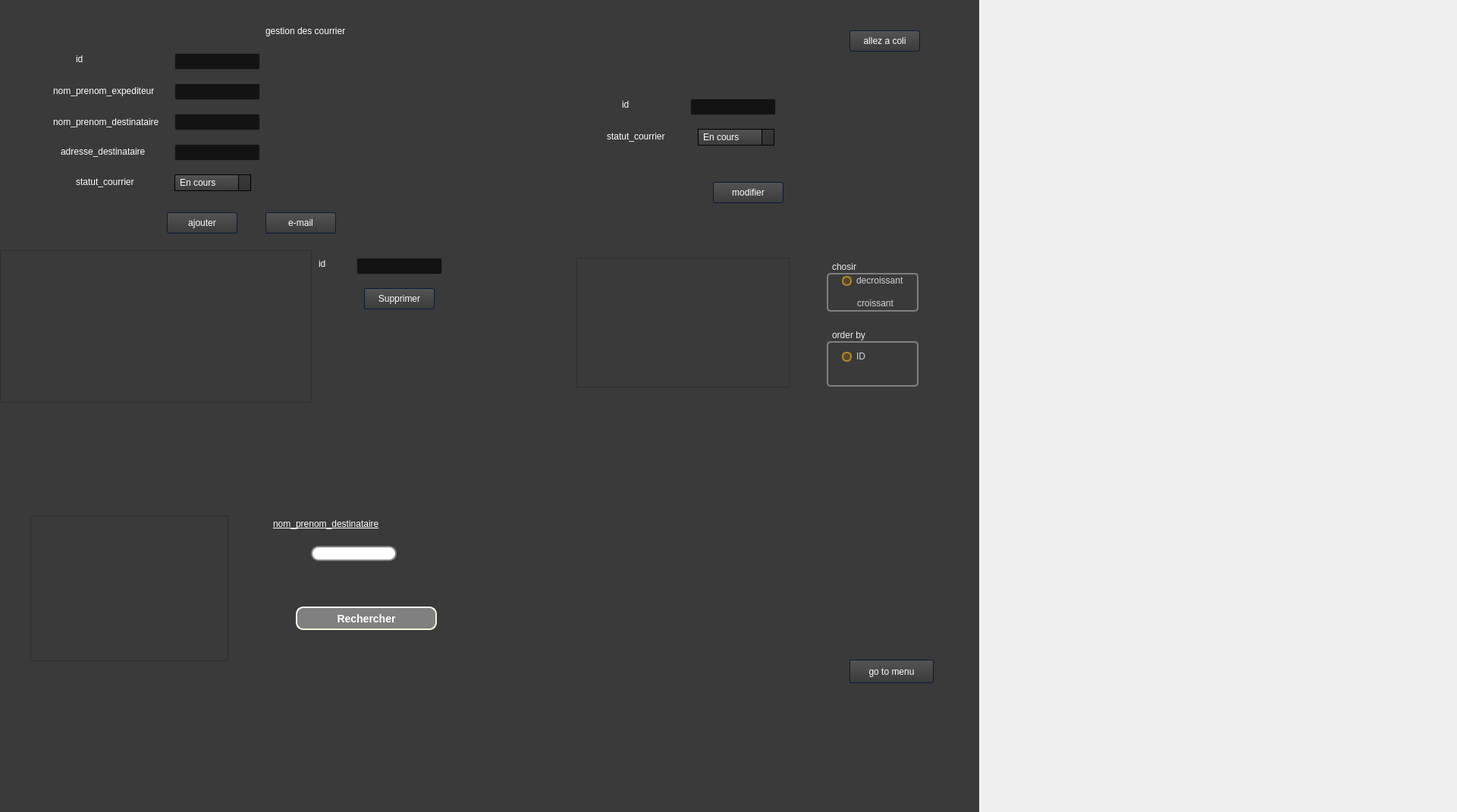
<?xml version="1.0" encoding="UTF-8"?>
<ui version="4.0">
 <class>mourad</class>
 <widget class="QDialog" name="mourad">
  <property name="geometry">
   <rect>
    <x>0</x>
    <y>0</y>
    <width>1921</width>
    <height>1071</height>
   </rect>
  </property>
  <property name="windowTitle">
   <string>Dialog</string>
  </property>
  <widget class="QStackedWidget" name="stackedWidget">
   <property name="geometry">
    <rect>
     <x>0</x>
     <y>0</y>
     <width>1291</width>
     <height>1071</height>
    </rect>
   </property>
   <property name="styleSheet">
    <string notr="true">/*-----QWidget-----*/
QWidget
{
	background-color: #3a3a3a;
	color: #fff;
	selection-background-color: #b78620;
	selection-color: #000;

}


/*-----QLabel-----*/
QLabel
{
	background-color: transparent;
	color: #fff;

}


/*-----QMenuBar-----*/
QMenuBar 
{
	background-color: qlineargradient(spread:repeat, x1:1, y1:0, x2:1, y2:1, stop:0 rgba(57, 57, 57, 255),stop:1 rgba(50, 50, 50, 255));
	border: 1px solid #000;
	color: #fff;

}


QMenuBar::item 
{
	background-color: transparent;

}


QMenuBar::item:selected 
{
	background-color: rgba(183, 134, 32, 20%);
	border: 1px solid #b78620;
	color: #fff;

}


QMenuBar::item:pressed 
{
	background-color: rgb(183, 134, 32);
	border: 1px solid #b78620;
	color: #fff;

}


/*-----QMenu-----*/
QMenu
{
    background-color: qlineargradient(spread:repeat, x1:1, y1:0, x2:1, y2:1, stop:0 rgba(57, 57, 57, 255),stop:1 rgba(50, 50, 50, 255));
    border: 1px solid #222;
    padding: 4px;
	color: #fff;

}


QMenu::item
{
    background-color: transparent;
    padding: 2px 20px 2px 20px;

}


QMenu::separator
{
   	background-color: rgb(183, 134, 32);
	height: 1px;

}


QMenu::item:disabled
{
    color: #555;
    background-color: transparent;
    padding: 2px 20px 2px 20px;

}


QMenu::item:selected
{
	background-color: rgba(183, 134, 32, 20%);
	border: 1px solid #b78620;
	color: #fff;

}


/*-----QToolBar-----*/
QToolBar
{
	background-color: qlineargradient(spread:repeat, x1:1, y1:0, x2:1, y2:1, stop:0 rgba(69, 69, 69, 255),stop:1 rgba(58, 58, 58, 255));
	border-top: none;
	border-bottom: 1px solid #4f4f4f;
	border-left: 1px solid #4f4f4f;
	border-right: 1px solid #4f4f4f;

}


QToolBar::separator
{
	background-color: #2e2e2e;
	width: 1px;

}


/*-----QToolButton-----*/
QToolButton 
{
	background-color: transparent;
	color: #fff;
	padding: 5px;
	padding-left: 8px;
	padding-right: 8px;
	margin-left: 1px;
}


QToolButton:hover
{
	background-color: rgba(183, 134, 32, 20%);
	border: 1px solid #b78620;
	color: #fff;
	
}


QToolButton:pressed
{
	background-color: qlineargradient(spread:repeat, x1:1, y1:0, x2:1, y2:1, stop:0 rgba(57, 57, 57, 255),stop:1 rgba(50, 50, 50, 255));
	border: 1px solid #b78620;

}


QToolButton:checked
{
	background-color: qlineargradient(spread:repeat, x1:1, y1:0, x2:1, y2:1, stop:0 rgba(57, 57, 57, 255),stop:1 rgba(50, 50, 50, 255));
	border: 1px solid #222;
}


/*-----QPushButton-----*/
QPushButton
{
	background-color: qlineargradient(spread:repeat, x1:1, y1:0, x2:1, y2:1, stop:0 rgba(84, 84, 84, 255),stop:1 rgba(59, 59, 59, 255));
	color: #ffffff;
	min-width: 80px;
	border-style: solid;
	border-width: 1px;
	border-radius: 3px;
	border-color: #051a39;
	padding: 5px;

}


QPushButton::flat
{
	background-color: transparent;
	border: none;
	color: #fff;

}


QPushButton::disabled
{
	background-color: #404040;
	color: #656565;
	border-color: #051a39;

}


QPushButton::hover
{
	background-color: rgba(183, 134, 32, 20%);
	border: 1px solid #b78620;

}


QPushButton::pressed
{
	background-color: qlineargradient(spread:repeat, x1:1, y1:0, x2:1, y2:1, stop:0 rgba(74, 74, 74, 255),stop:1 rgba(49, 49, 49, 255));
	border: 1px solid #b78620;

}


QPushButton::checked
{
	background-color: qlineargradient(spread:repeat, x1:1, y1:0, x2:1, y2:1, stop:0 rgba(74, 74, 74, 255),stop:1 rgba(49, 49, 49, 255));
	border: 1px solid #222;

}


/*-----QLineEdit-----*/
QLineEdit
{
	background-color: #131313;
	color : #eee;
	border: 1px solid #343434;
	border-radius: 2px;
	padding: 3px;
	padding-left: 5px;

}


/*-----QPlainTExtEdit-----*/
QPlainTextEdit
{
	background-color: #131313;
	color : #eee;
	border: 1px solid #343434;
	border-radius: 2px;
	padding: 3px;
	padding-left: 5px;

}


/*-----QTabBar-----*/
QTabBar::tab
{
	background-color: qlineargradient(spread:repeat, x1:1, y1:0, x2:1, y2:1, stop:0 rgba(84, 84, 84, 255),stop:1 rgba(59, 59, 59, 255));
	color: #ffffff;
	border-style: solid;
	border-width: 1px;
	border-color: #666;
	border-bottom: none;
	padding: 5px;
	padding-left: 15px;
	padding-right: 15px;

}


QTabWidget::pane 
{
	background-color: red;
	border: 1px solid #666;
	top: 1px;

}


QTabBar::tab:last
{
	margin-right: 0; 

}


QTabBar::tab:first:!selected
{
	background-color: #0c0c0d;
	margin-left: 0px;

}


QTabBar::tab:!selected
{
	color: #b1b1b1;
	border-bottom-style: solid;
	background-color: #0c0c0d;

}


QTabBar::tab:selected
{
	margin-bottom: 0px;

}


QTabBar::tab:!selected:hover
{
	border-top-color: #b78620;

}


/*-----QComboBox-----*/
QComboBox
{
    background-color: qlineargradient(spread:repeat, x1:1, y1:0, x2:1, y2:1, stop:0 rgba(84, 84, 84, 255),stop:1 rgba(59, 59, 59, 255));
    border: 1px solid #000;
    padding-left: 6px;
    color: #ffffff;
    height: 20px;

}


QComboBox::disabled
{
	background-color: #404040;
	color: #656565;
	border-color: #051a39;

}


QComboBox:on
{
    background-color: #b78620;
	color: #000;

}


QComboBox QAbstractItemView
{
    background-color: #383838;
    color: #ffffff;
    border: 1px solid black;
    selection-background-color: #b78620;
    outline: 0;

}


QComboBox::drop-down
{
	background-color: qlineargradient(spread:repeat, x1:1, y1:0, x2:1, y2:1, stop:0 rgba(57, 57, 57, 255),stop:1 rgba(50, 50, 50, 255));
    subcontrol-origin: padding;
    subcontrol-position: top right;
    width: 15px;
    border-left-width: 1px;
    border-left-color: black;
    border-left-style: solid; 

}


QComboBox::down-arrow
{
    image: url(://arrow-down.png);
    width: 8px;
    height: 8px;
}


/*-----QSpinBox &amp; QDateTimeEdit-----*/
QSpinBox,
QDateTimeEdit 
{
    background-color: #131313;
	color : #eee;
	border: 1px solid #343434;
	padding: 3px;
	padding-left: 5px;
    border-radius : 2px;

}


QSpinBox::up-button, 
QDateTimeEdit::up-button
{
	border-top-right-radius:2px;
	background-color: #777777;
    width: 16px; 
    border-width: 1px;

}


QSpinBox::up-button:hover, 
QDateTimeEdit::up-button:hover
{
	background-color: #585858;

}


QSpinBox::up-button:pressed, 
QDateTimeEdit::up-button:pressed
{
	background-color: #252525;
    width: 16px; 
    border-width: 1px;

}


QSpinBox::up-arrow,
QDateTimeEdit::up-arrow
{
    image: url(://arrow-up.png);
    width: 7px;
    height: 7px;

}


QSpinBox::down-button, 
QDateTimeEdit::down-button
{
	border-bottom-right-radius:2px;
	background-color: #777777;
    width: 16px; 
    border-width: 1px;

}


QSpinBox::down-button:hover, 
QDateTimeEdit::down-button:hover
{
	background-color: #585858;

}


QSpinBox::down-button:pressed, 
QDateTimeEdit::down-button:pressed
{
	background-color: #252525;
    width: 16px; 
    border-width: 1px;

}


QSpinBox::down-arrow,
QDateTimeEdit::down-arrow
{
    image: url(://arrow-down.png);
    width: 7px;
    height: 7px;

}


/*-----QGroupBox-----*/
QGroupBox 
{
    border: 1px solid;
    border-color: #666666;
	border-radius: 5px;
    margin-top: 20px;

}


QGroupBox::title  
{
    background-color: transparent;
    color: #eee;
    subcontrol-origin: margin;
    padding: 5px;
	border-top-left-radius: 3px;
	border-top-right-radius: 3px;

}


/*-----QHeaderView-----*/
QHeaderView::section
{
    background-color: qlineargradient(spread:repeat, x1:1, y1:0, x2:1, y2:1, stop:0 rgba(60, 60, 60, 255),stop:1 rgba(50, 50, 50, 255));
	border: 1px solid #000;
    color: #fff;
    text-align: left;
	padding: 4px;
	
}


QHeaderView::section:disabled
{
    background-color: #525251;
    color: #656565;

}


QHeaderView::section:checked
{
    background-color: qlineargradient(spread:repeat, x1:1, y1:0, x2:1, y2:1, stop:0 rgba(60, 60, 60, 255),stop:1 rgba(50, 50, 50, 255));
    color: #fff;

}


QHeaderView::section::vertical::first,
QHeaderView::section::vertical::only-one
{
    border-top: 1px solid #353635;

}


QHeaderView::section::vertical
{
    border-top: 1px solid #353635;

}


QHeaderView::section::horizontal::first,
QHeaderView::section::horizontal::only-one
{
    border-left: 1px solid #353635;

}


QHeaderView::section::horizontal
{
    border-left: 1px solid #353635;

}


QTableCornerButton::section
{
    background-color: qlineargradient(spread:repeat, x1:1, y1:0, x2:1, y2:1, stop:0 rgba(60, 60, 60, 255),stop:1 rgba(50, 50, 50, 255));
	border: 1px solid #000;
    color: #fff;

}


/*-----QTreeWidget-----*/
QTreeView
{
	show-decoration-selected: 1;
	alternate-background-color: #3a3a3a;
	selection-color: #fff;
	background-color: #2d2d2d;
	border: 1px solid gray;
	padding-top : 5px;
	color: #fff;
	font: 8pt;

}


QTreeView::item:selected
{
	color:#fff;
	background-color: #b78620;
	border-radius: 0px;

}


QTreeView::item:!selected:hover
{
    background-color: #262626;
    border: none;
    color: white;

}


QTreeView::branch:has-children:!has-siblings:closed,
QTreeView::branch:closed:has-children:has-siblings 
{
	image: url(://tree-closed.png);

}


QTreeView::branch:open:has-children:!has-siblings,
QTreeView::branch:open:has-children:has-siblings  
{
	image: url(://tree-open.png);

}


/*-----QListView-----*/
QListView 
{
	background-color: qlineargradient(spread:repeat, x1:1, y1:0, x2:1, y2:1, stop:0 rgba(83, 83, 83, 255),stop:0.293269 rgba(81, 81, 81, 255),stop:0.634615 rgba(79, 79, 79, 255),stop:1 rgba(83, 83, 83, 255));
    border : none;
    color: white;
    show-decoration-selected: 1; 
    outline: 0;
	border: 1px solid gray;

}


QListView::disabled 
{
	background-color: #656565;
	color: #1b1b1b;
    border: 1px solid #656565;

}


QListView::item 
{
	background-color: #2d2d2d;
    padding: 1px;

}


QListView::item:alternate 
{
    background-color: #3a3a3a;

}


QListView::item:selected 
{
	background-color: #b78620;
	border: 1px solid #b78620;
	color: #fff;

}


QListView::item:selected:!active 
{
	background-color: #b78620;
	border: 1px solid #b78620;
	color: #fff;

}


QListView::item:selected:active 
{
	background-color: #b78620;
	border: 1px solid #b78620;
	color: #fff;

}


QListView::item:hover {
    background-color: #262626;
    border: none;
    color: white;

}


/*-----QCheckBox-----*/
QCheckBox
{
	background-color: transparent;
    color: lightgray;
	border: none;

}


QCheckBox::indicator
{
    background-color: #323232;
    border: 1px solid darkgray;
    width: 12px;
    height: 12px;

}


QCheckBox::indicator:checked
{
    image:url(&quot;./ressources/check.png&quot;);
	background-color: #b78620;
    border: 1px solid #3a546e;

}


QCheckBox::indicator:unchecked:hover
{
	border: 1px solid #b78620; 

}


QCheckBox::disabled
{
	color: #656565;

}


QCheckBox::indicator:disabled
{
	background-color: #656565;
	color: #656565;
    border: 1px solid #656565;

}


/*-----QRadioButton-----*/
QRadioButton 
{
	color: lightgray;
	background-color: transparent;

}


QRadioButton::indicator::unchecked:hover 
{
	background-color: lightgray;
	border: 2px solid #b78620;
	border-radius: 6px;
}


QRadioButton::indicator::checked 
{
	border: 2px solid #b78620;
	border-radius: 6px;
	background-color: rgba(183,134,32,20%);  
	width: 9px; 
	height: 9px; 

}


/*-----QSlider-----*/
QSlider::groove:horizontal 
{
	background-color: transparent;
	height: 3px;

}


QSlider::sub-page:horizontal 
{
	background-color: #b78620;

}


QSlider::add-page:horizontal 
{
	background-color: #131313;

}


QSlider::handle:horizontal 
{
	background-color: #b78620;
	width: 14px;
	margin-top: -6px;
	margin-bottom: -6px;
	border-radius: 6px;

}


QSlider::handle:horizontal:hover 
{
	background-color: #d89e25;
	border-radius: 6px;

}


QSlider::sub-page:horizontal:disabled 
{
	background-color: #bbb;
	border-color: #999;

}


QSlider::add-page:horizontal:disabled 
{
	background-color: #eee;
	border-color: #999;

}


QSlider::handle:horizontal:disabled 
{
	background-color: #eee;
	border: 1px solid #aaa;
	border-radius: 3px;

}


/*-----QScrollBar-----*/
QScrollBar:horizontal
{
    border: 1px solid #222222;
    background-color: #3d3d3d;
    height: 15px;
    margin: 0px 16px 0 16px;

}


QScrollBar::handle:horizontal
{
	background-color: qlineargradient(spread:repeat, x1:1, y1:0, x2:1, y2:1, stop:0 rgba(97, 97, 97, 255),stop:1 rgba(90, 90, 90, 255));
	border: 1px solid #2d2d2d;
    min-height: 20px;

}


QScrollBar::add-line:horizontal
{
	background-color: qlineargradient(spread:repeat, x1:1, y1:0, x2:1, y2:1, stop:0 rgba(97, 97, 97, 255),stop:1 rgba(90, 90, 90, 255));
	border: 1px solid #2d2d2d;
    width: 15px;
    subcontrol-position: right;
    subcontrol-origin: margin;

}


QScrollBar::sub-line:horizontal
{
	background-color: qlineargradient(spread:repeat, x1:1, y1:0, x2:1, y2:1, stop:0 rgba(97, 97, 97, 255),stop:1 rgba(90, 90, 90, 255));
	border: 1px solid #2d2d2d;
    width: 15px;
    subcontrol-position: left;
    subcontrol-origin: margin;

}


QScrollBar::right-arrow:horizontal
{
    image: url(://arrow-right.png);
    width: 6px;
    height: 6px;

}


QScrollBar::left-arrow:horizontal
{
    image: url(://arrow-left.png);
    width: 6px;
    height: 6px;

}


QScrollBar::add-page:horizontal, QScrollBar::sub-page:horizontal
{
    background: none;

}


QScrollBar:vertical
{
    background-color: #3d3d3d;
    width: 16px;
	border: 1px solid #2d2d2d;
    margin: 16px 0px 16px 0px;

}


QScrollBar::handle:vertical
{
    background-color: qlineargradient(spread:repeat, x1:1, y1:0, x2:1, y2:1, stop:0 rgba(97, 97, 97, 255),stop:1 rgba(90, 90, 90, 255));
	border: 1px solid #2d2d2d;
    min-height: 20px;

}


QScrollBar::add-line:vertical
{
	background-color: qlineargradient(spread:repeat, x1:1, y1:0, x2:1, y2:1, stop:0 rgba(97, 97, 97, 255),stop:1 rgba(90, 90, 90, 255));
	border: 1px solid #2d2d2d;
    height: 15px;
    subcontrol-position: bottom;
    subcontrol-origin: margin;

}


QScrollBar::sub-line:vertical
{
	background-color: qlineargradient(spread:repeat, x1:1, y1:0, x2:1, y2:1, stop:0 rgba(97, 97, 97, 255),stop:1 rgba(90, 90, 90, 255));
	border: 1px solid #2d2d2d;
    height: 15px;
    subcontrol-position: top;
    subcontrol-origin: margin;

}


QScrollBar::up-arrow:vertical
{
    image: url(://arrow-up.png);
    width: 6px;
    height: 6px;

}


QScrollBar::down-arrow:vertical
{
    image: url(://arrow-down.png);
    width: 6px;
    height: 6px;

}


QScrollBar::add-page:vertical, QScrollBar::sub-page:vertical
{
    background: none;

}


/*-----QProgressBar-----*/
QProgressBar
{
    border: 1px solid #666666;
    text-align: center;
	color: #000;
	font-weight: bold;

}


QProgressBar::chunk
{
    background-color: #b78620;
    width: 30px;
    margin: 0.5px;

}</string>
   </property>
   <property name="currentIndex">
    <number>1</number>
   </property>
   <widget class="QWidget" name="page">
    <widget class="QPushButton" name="pushButton">
     <property name="geometry">
      <rect>
       <x>460</x>
       <y>100</y>
       <width>311</width>
       <height>111</height>
      </rect>
     </property>
     <property name="text">
      <string>gestion des courrier</string>
     </property>
    </widget>
    <widget class="QLabel" name="label">
     <property name="geometry">
      <rect>
       <x>290</x>
       <y>50</y>
       <width>91</width>
       <height>16</height>
      </rect>
     </property>
     <property name="text">
      <string>menu </string>
     </property>
    </widget>
    <widget class="QPushButton" name="pushButton_2">
     <property name="geometry">
      <rect>
       <x>460</x>
       <y>220</y>
       <width>311</width>
       <height>101</height>
      </rect>
     </property>
     <property name="text">
      <string>gestion des collis</string>
     </property>
    </widget>
   </widget>
   <widget class="QWidget" name="page_2">
    <widget class="QPushButton" name="pushButton_3">
     <property name="geometry">
      <rect>
       <x>1120</x>
       <y>870</y>
       <width>111</width>
       <height>31</height>
      </rect>
     </property>
     <property name="text">
      <string>go to menu</string>
     </property>
    </widget>
    <widget class="QLabel" name="label_2">
     <property name="geometry">
      <rect>
       <x>350</x>
       <y>30</y>
       <width>121</width>
       <height>21</height>
      </rect>
     </property>
     <property name="text">
      <string>gestion des courrier </string>
     </property>
    </widget>
    <widget class="QLabel" name="label_4">
     <property name="geometry">
      <rect>
       <x>70</x>
       <y>150</y>
       <width>161</width>
       <height>21</height>
      </rect>
     </property>
     <property name="text">
      <string>nom_prenom_destinataire</string>
     </property>
    </widget>
    <widget class="QLabel" name="label_6">
     <property name="geometry">
      <rect>
       <x>100</x>
       <y>230</y>
       <width>101</width>
       <height>20</height>
      </rect>
     </property>
     <property name="text">
      <string>statut_courrier</string>
     </property>
    </widget>
    <widget class="QLabel" name="label_17">
     <property name="geometry">
      <rect>
       <x>70</x>
       <y>110</y>
       <width>151</width>
       <height>20</height>
      </rect>
     </property>
     <property name="text">
      <string>nom_prenom_expediteur</string>
     </property>
    </widget>
    <widget class="QLineEdit" name="lineEdit_expediteur">
     <property name="geometry">
      <rect>
       <x>230</x>
       <y>110</y>
       <width>113</width>
       <height>22</height>
      </rect>
     </property>
    </widget>
    <widget class="QLineEdit" name="lineEdit_destinataire">
     <property name="geometry">
      <rect>
       <x>230</x>
       <y>150</y>
       <width>113</width>
       <height>22</height>
      </rect>
     </property>
    </widget>
    <widget class="QPushButton" name="ajoute_cour">
     <property name="geometry">
      <rect>
       <x>220</x>
       <y>280</y>
       <width>93</width>
       <height>28</height>
      </rect>
     </property>
     <property name="text">
      <string>ajouter</string>
     </property>
    </widget>
    <widget class="QPushButton" name="modifier_cour_2">
     <property name="geometry">
      <rect>
       <x>940</x>
       <y>240</y>
       <width>93</width>
       <height>28</height>
      </rect>
     </property>
     <property name="text">
      <string>modifier</string>
     </property>
    </widget>
    <widget class="QTableView" name="tabcourrier_1">
     <property name="geometry">
      <rect>
       <x>0</x>
       <y>330</y>
       <width>411</width>
       <height>201</height>
      </rect>
     </property>
    </widget>
    <widget class="QLabel" name="label_28">
     <property name="geometry">
      <rect>
       <x>800</x>
       <y>170</y>
       <width>101</width>
       <height>20</height>
      </rect>
     </property>
     <property name="text">
      <string>statut_courrier</string>
     </property>
    </widget>
    <widget class="QLineEdit" name="lineEdit_ID_courrier_1">
     <property name="geometry">
      <rect>
       <x>910</x>
       <y>130</y>
       <width>113</width>
       <height>22</height>
      </rect>
     </property>
    </widget>
    <widget class="QLabel" name="label_93">
     <property name="geometry">
      <rect>
       <x>820</x>
       <y>130</y>
       <width>55</width>
       <height>16</height>
      </rect>
     </property>
     <property name="text">
      <string>id</string>
     </property>
    </widget>
    <widget class="QLabel" name="label_94">
     <property name="geometry">
      <rect>
       <x>420</x>
       <y>340</y>
       <width>55</width>
       <height>16</height>
      </rect>
     </property>
     <property name="text">
      <string>id</string>
     </property>
    </widget>
    <widget class="QLineEdit" name="lineEdit_id_courrier_3">
     <property name="geometry">
      <rect>
       <x>470</x>
       <y>340</y>
       <width>113</width>
       <height>22</height>
      </rect>
     </property>
    </widget>
    <widget class="QPushButton" name="ajouter_8">
     <property name="geometry">
      <rect>
       <x>480</x>
       <y>380</y>
       <width>93</width>
       <height>28</height>
      </rect>
     </property>
     <property name="text">
      <string>Supprimer</string>
     </property>
    </widget>
    <widget class="QComboBox" name="comboBox_statut1">
     <property name="geometry">
      <rect>
       <x>230</x>
       <y>230</y>
       <width>101</width>
       <height>22</height>
      </rect>
     </property>
     <item>
      <property name="text">
       <string>En cours</string>
      </property>
     </item>
     <item>
      <property name="text">
       <string>Recu</string>
      </property>
     </item>
    </widget>
    <widget class="QComboBox" name="comboBox_statut">
     <property name="geometry">
      <rect>
       <x>920</x>
       <y>170</y>
       <width>101</width>
       <height>22</height>
      </rect>
     </property>
     <item>
      <property name="text">
       <string>En cours</string>
      </property>
     </item>
     <item>
      <property name="text">
       <string>Recu</string>
      </property>
     </item>
    </widget>
    <widget class="QLineEdit" name="lineEdit_id_courrier">
     <property name="geometry">
      <rect>
       <x>230</x>
       <y>70</y>
       <width>113</width>
       <height>22</height>
      </rect>
     </property>
    </widget>
    <widget class="QLabel" name="label_26">
     <property name="geometry">
      <rect>
       <x>100</x>
       <y>70</y>
       <width>131</width>
       <height>16</height>
      </rect>
     </property>
     <property name="text">
      <string>id</string>
     </property>
    </widget>
    <widget class="QTableView" name="tabcourrier_2">
     <property name="geometry">
      <rect>
       <x>40</x>
       <y>680</y>
       <width>261</width>
       <height>192</height>
      </rect>
     </property>
    </widget>
    <widget class="QPushButton" name="pb_ajouter_10">
     <property name="geometry">
      <rect>
       <x>390</x>
       <y>800</y>
       <width>186</width>
       <height>31</height>
      </rect>
     </property>
     <property name="styleSheet">
      <string notr="true">QPushButton#pb_ajouter_10 {
    background-color: grey;
    border-style: outset;
    border-width: 2px;
    border-radius: 10px;
    border-color: beige;
    font: bold 14px;
    min-width: 10em;
    padding: 6px;
}
</string>
     </property>
     <property name="text">
      <string>Rechercher</string>
     </property>
    </widget>
    <widget class="QGroupBox" name="groupBox_5">
     <property name="geometry">
      <rect>
       <x>1090</x>
       <y>340</y>
       <width>121</width>
       <height>71</height>
      </rect>
     </property>
     <property name="styleSheet">
      <string notr="true">QGroupBox {
	background-color: #3a3a3a;
    border: 2px solid gray;
    border-radius: 5px;
    margin-top: 1ex; /* leave space at the top for the title */
}</string>
     </property>
     <property name="title">
      <string>chosir</string>
     </property>
     <widget class="QRadioButton" name="radioButton_29">
      <property name="geometry">
       <rect>
        <x>20</x>
        <y>20</y>
        <width>95</width>
        <height>20</height>
       </rect>
      </property>
      <property name="styleSheet">
       <string notr="true"/>
      </property>
      <property name="text">
       <string>decroissant</string>
      </property>
      <property name="checked">
       <bool>true</bool>
      </property>
     </widget>
     <widget class="QRadioButton" name="radioButton_30">
      <property name="geometry">
       <rect>
        <x>20</x>
        <y>50</y>
        <width>95</width>
        <height>20</height>
       </rect>
      </property>
      <property name="text">
       <string>croissant</string>
      </property>
     </widget>
    </widget>
    <widget class="QGroupBox" name="groupBox_6">
     <property name="geometry">
      <rect>
       <x>1090</x>
       <y>430</y>
       <width>121</width>
       <height>80</height>
      </rect>
     </property>
     <property name="styleSheet">
      <string notr="true">QGroupBox {
	background-color: #3a3a3a;
    border: 2px solid gray;
    border-radius: 5px;
    margin-top: 1ex; /* leave space at the top for the title */
}</string>
     </property>
     <property name="title">
      <string>order by</string>
     </property>
     <widget class="QRadioButton" name="radioButton_27">
      <property name="geometry">
       <rect>
        <x>20</x>
        <y>30</y>
        <width>95</width>
        <height>20</height>
       </rect>
      </property>
      <property name="text">
       <string>ID</string>
      </property>
      <property name="checked">
       <bool>true</bool>
      </property>
     </widget>
    </widget>
    <widget class="QTableView" name="tabcourrier_6">
     <property name="geometry">
      <rect>
       <x>760</x>
       <y>340</y>
       <width>281</width>
       <height>171</height>
      </rect>
     </property>
     <property name="font">
      <font>
       <pointsize>11</pointsize>
      </font>
     </property>
     <property name="styleSheet">
      <string notr="true"/>
     </property>
    </widget>
    <widget class="QLineEdit" name="lineEdit_cin_4">
     <property name="geometry">
      <rect>
       <x>410</x>
       <y>720</y>
       <width>113</width>
       <height>20</height>
      </rect>
     </property>
     <property name="styleSheet">
      <string notr="true">QLineEdit {
    border: 2px solid gray;
    border-radius: 10px;
    padding: 0 8px;
    background: white;
    selection-background-color: darkgray;
}</string>
     </property>
    </widget>
    <widget class="QLabel" name="label_38">
     <property name="geometry">
      <rect>
       <x>360</x>
       <y>680</y>
       <width>421</width>
       <height>21</height>
      </rect>
     </property>
     <property name="styleSheet">
      <string notr="true">font: 12pt &quot;Andalus&quot;;
text-decoration: underline;</string>
     </property>
     <property name="text">
      <string>nom_prenom_destinataire</string>
     </property>
    </widget>
    <widget class="QPushButton" name="pushButton_6">
     <property name="geometry">
      <rect>
       <x>350</x>
       <y>280</y>
       <width>93</width>
       <height>28</height>
      </rect>
     </property>
     <property name="text">
      <string>e-mail</string>
     </property>
    </widget>
    <widget class="QLineEdit" name="lineEdit_destinataire_2">
     <property name="geometry">
      <rect>
       <x>230</x>
       <y>190</y>
       <width>113</width>
       <height>22</height>
      </rect>
     </property>
    </widget>
    <widget class="QLabel" name="label_7">
     <property name="geometry">
      <rect>
       <x>80</x>
       <y>190</y>
       <width>131</width>
       <height>20</height>
      </rect>
     </property>
     <property name="text">
      <string>adresse_destinataire</string>
     </property>
    </widget>
    <widget class="QPushButton" name="pushButton_8">
     <property name="geometry">
      <rect>
       <x>1120</x>
       <y>40</y>
       <width>93</width>
       <height>28</height>
      </rect>
     </property>
     <property name="text">
      <string>allez a coli</string>
     </property>
    </widget>
   </widget>
   <widget class="QWidget" name="page_3">
    <widget class="QLabel" name="label_16">
     <property name="geometry">
      <rect>
       <x>380</x>
       <y>30</y>
       <width>141</width>
       <height>21</height>
      </rect>
     </property>
     <property name="text">
      <string>gestion des collis</string>
     </property>
    </widget>
    <widget class="QLabel" name="label_18">
     <property name="geometry">
      <rect>
       <x>30</x>
       <y>140</y>
       <width>151</width>
       <height>21</height>
      </rect>
     </property>
     <property name="text">
      <string>nom_prenom_Expediteur</string>
     </property>
    </widget>
    <widget class="QLabel" name="label_19">
     <property name="geometry">
      <rect>
       <x>20</x>
       <y>190</y>
       <width>161</width>
       <height>21</height>
      </rect>
     </property>
     <property name="text">
      <string>nom_prenom_Destinataire</string>
     </property>
    </widget>
    <widget class="QLabel" name="label_22">
     <property name="geometry">
      <rect>
       <x>30</x>
       <y>240</y>
       <width>121</width>
       <height>20</height>
      </rect>
     </property>
     <property name="text">
      <string>adresseDestinataire</string>
     </property>
    </widget>
    <widget class="QLabel" name="label_23">
     <property name="geometry">
      <rect>
       <x>60</x>
       <y>290</y>
       <width>81</width>
       <height>20</height>
      </rect>
     </property>
     <property name="text">
      <string>objet</string>
     </property>
    </widget>
    <widget class="QLabel" name="label_24">
     <property name="geometry">
      <rect>
       <x>70</x>
       <y>340</y>
       <width>81</width>
       <height>20</height>
      </rect>
     </property>
     <property name="text">
      <string>dimension</string>
     </property>
    </widget>
    <widget class="QLabel" name="label_25">
     <property name="geometry">
      <rect>
       <x>350</x>
       <y>90</y>
       <width>81</width>
       <height>20</height>
      </rect>
     </property>
     <property name="text">
      <string>poid</string>
     </property>
    </widget>
    <widget class="QLineEdit" name="lineEdit_nomExpediteur">
     <property name="geometry">
      <rect>
       <x>180</x>
       <y>140</y>
       <width>113</width>
       <height>22</height>
      </rect>
     </property>
    </widget>
    <widget class="QLineEdit" name="lineEdit_nom_prenom_Destinatire">
     <property name="geometry">
      <rect>
       <x>180</x>
       <y>190</y>
       <width>113</width>
       <height>22</height>
      </rect>
     </property>
    </widget>
    <widget class="QLineEdit" name="lineEdit_poid">
     <property name="geometry">
      <rect>
       <x>420</x>
       <y>90</y>
       <width>113</width>
       <height>22</height>
      </rect>
     </property>
    </widget>
    <widget class="QLineEdit" name="lineEdit_dimension">
     <property name="geometry">
      <rect>
       <x>180</x>
       <y>340</y>
       <width>113</width>
       <height>22</height>
      </rect>
     </property>
    </widget>
    <widget class="QLineEdit" name="lineEdit_objet">
     <property name="geometry">
      <rect>
       <x>180</x>
       <y>290</y>
       <width>113</width>
       <height>22</height>
      </rect>
     </property>
    </widget>
    <widget class="QLineEdit" name="lineEdit_adresseDestinatire">
     <property name="geometry">
      <rect>
       <x>180</x>
       <y>240</y>
       <width>113</width>
       <height>22</height>
      </rect>
     </property>
    </widget>
    <widget class="QPushButton" name="pushButton_4">
     <property name="geometry">
      <rect>
       <x>1150</x>
       <y>840</y>
       <width>111</width>
       <height>31</height>
      </rect>
     </property>
     <property name="text">
      <string>menu</string>
     </property>
    </widget>
    <widget class="QPushButton" name="ajouter_5">
     <property name="geometry">
      <rect>
       <x>320</x>
       <y>390</y>
       <width>93</width>
       <height>28</height>
      </rect>
     </property>
     <property name="text">
      <string>ajouter</string>
     </property>
    </widget>
    <widget class="QPushButton" name="ajouter_6">
     <property name="geometry">
      <rect>
       <x>320</x>
       <y>340</y>
       <width>93</width>
       <height>28</height>
      </rect>
     </property>
     <property name="text">
      <string>modifier</string>
     </property>
    </widget>
    <widget class="QTableView" name="tabcoli_1">
     <property name="geometry">
      <rect>
       <x>50</x>
       <y>460</y>
       <width>461</width>
       <height>231</height>
      </rect>
     </property>
    </widget>
    <widget class="QPushButton" name="ajouter_7">
     <property name="geometry">
      <rect>
       <x>580</x>
       <y>530</y>
       <width>93</width>
       <height>28</height>
      </rect>
     </property>
     <property name="text">
      <string>supprimer</string>
     </property>
    </widget>
    <widget class="QLabel" name="label_40">
     <property name="geometry">
      <rect>
       <x>520</x>
       <y>480</y>
       <width>71</width>
       <height>16</height>
      </rect>
     </property>
     <property name="text">
      <string>ID</string>
     </property>
    </widget>
    <widget class="QLineEdit" name="lineEdit_ID_3">
     <property name="geometry">
      <rect>
       <x>580</x>
       <y>480</y>
       <width>113</width>
       <height>22</height>
      </rect>
     </property>
    </widget>
    <widget class="QLabel" name="label_3">
     <property name="geometry">
      <rect>
       <x>350</x>
       <y>160</y>
       <width>55</width>
       <height>16</height>
      </rect>
     </property>
     <property name="text">
      <string>statut</string>
     </property>
    </widget>
    <widget class="QLineEdit" name="lineEdit_ID">
     <property name="geometry">
      <rect>
       <x>180</x>
       <y>90</y>
       <width>113</width>
       <height>22</height>
      </rect>
     </property>
    </widget>
    <widget class="QLabel" name="label_42">
     <property name="geometry">
      <rect>
       <x>70</x>
       <y>90</y>
       <width>91</width>
       <height>21</height>
      </rect>
     </property>
     <property name="text">
      <string>ID</string>
     </property>
    </widget>
    <widget class="QTableView" name="tabcoli_2">
     <property name="geometry">
      <rect>
       <x>60</x>
       <y>710</y>
       <width>261</width>
       <height>192</height>
      </rect>
     </property>
    </widget>
    <widget class="QLineEdit" name="lineEdit_name_4">
     <property name="geometry">
      <rect>
       <x>410</x>
       <y>780</y>
       <width>113</width>
       <height>20</height>
      </rect>
     </property>
     <property name="styleSheet">
      <string notr="true">QLineEdit {
    border: 2px solid gray;
    border-radius: 10px;
    padding: 0 8px;
    background: white;
    selection-background-color: darkgray;
}</string>
     </property>
    </widget>
    <widget class="QLabel" name="label_36">
     <property name="geometry">
      <rect>
       <x>350</x>
       <y>746</y>
       <width>281</width>
       <height>20</height>
      </rect>
     </property>
     <property name="styleSheet">
      <string notr="true">font: 12pt &quot;Andalus&quot;;
text-decoration: underline;</string>
     </property>
     <property name="text">
      <string>nom_prenom_Destinatire</string>
     </property>
    </widget>
    <widget class="QPushButton" name="pb_ajouter_11">
     <property name="geometry">
      <rect>
       <x>390</x>
       <y>820</y>
       <width>186</width>
       <height>31</height>
      </rect>
     </property>
     <property name="styleSheet">
      <string notr="true">QPushButton#pb_ajouter_10 {
    background-color: grey;
    border-style: outset;
    border-width: 2px;
    border-radius: 10px;
    border-color: beige;
    font: bold 14px;
    min-width: 10em;
    padding: 6px;
}
</string>
     </property>
     <property name="text">
      <string>Rechercher</string>
     </property>
    </widget>
    <widget class="QTableView" name="tabcoli_5">
     <property name="geometry">
      <rect>
       <x>820</x>
       <y>440</y>
       <width>281</width>
       <height>171</height>
      </rect>
     </property>
     <property name="font">
      <font>
       <pointsize>11</pointsize>
      </font>
     </property>
     <property name="styleSheet">
      <string notr="true"/>
     </property>
    </widget>
    <widget class="QGroupBox" name="groupBox_4">
     <property name="geometry">
      <rect>
       <x>1150</x>
       <y>440</y>
       <width>121</width>
       <height>81</height>
      </rect>
     </property>
     <property name="styleSheet">
      <string notr="true">QGroupBox {
	background-color: #3a3a3a;
    border: 2px solid gray;
    border-radius: 5px;
    margin-top: 1ex; /* leave space at the top for the title */
}</string>
     </property>
     <property name="title">
      <string>chosir</string>
     </property>
     <widget class="QRadioButton" name="radioButton_23">
      <property name="geometry">
       <rect>
        <x>20</x>
        <y>20</y>
        <width>95</width>
        <height>20</height>
       </rect>
      </property>
      <property name="styleSheet">
       <string notr="true"/>
      </property>
      <property name="text">
       <string>decroissant</string>
      </property>
      <property name="checked">
       <bool>true</bool>
      </property>
     </widget>
     <widget class="QRadioButton" name="radioButton_24">
      <property name="geometry">
       <rect>
        <x>20</x>
        <y>50</y>
        <width>95</width>
        <height>20</height>
       </rect>
      </property>
      <property name="text">
       <string>croissant</string>
      </property>
     </widget>
     <zorder>radioButton_24</zorder>
     <zorder>radioButton_23</zorder>
    </widget>
    <widget class="QGroupBox" name="groupBox_3">
     <property name="geometry">
      <rect>
       <x>1160</x>
       <y>540</y>
       <width>91</width>
       <height>80</height>
      </rect>
     </property>
     <property name="styleSheet">
      <string notr="true">QGroupBox {
	background-color: #3a3a3a;
    border: 2px solid gray;
    border-radius: 5px;
    margin-top: 1ex; /* leave space at the top for the title */
}</string>
     </property>
     <property name="title">
      <string>order by</string>
     </property>
     <widget class="QRadioButton" name="radioButton_21">
      <property name="geometry">
       <rect>
        <x>10</x>
        <y>20</y>
        <width>95</width>
        <height>20</height>
       </rect>
      </property>
      <property name="text">
       <string>ID</string>
      </property>
      <property name="checked">
       <bool>true</bool>
      </property>
     </widget>
    </widget>
    <widget class="QPushButton" name="pushButton_5">
     <property name="geometry">
      <rect>
       <x>530</x>
       <y>390</y>
       <width>93</width>
       <height>28</height>
      </rect>
     </property>
     <property name="text">
      <string>envoyer e-mail</string>
     </property>
    </widget>
    <widget class="QComboBox" name="comboBox_statut1_2">
     <property name="geometry">
      <rect>
       <x>420</x>
       <y>160</y>
       <width>101</width>
       <height>22</height>
      </rect>
     </property>
     <property name="insertPolicy">
      <enum>QComboBox::NoInsert</enum>
     </property>
     <item>
      <property name="text">
       <string>En cours</string>
      </property>
     </item>
     <item>
      <property name="text">
       <string>Recu</string>
      </property>
     </item>
    </widget>
    <widget class="QPushButton" name="pushButton_7">
     <property name="geometry">
      <rect>
       <x>1080</x>
       <y>30</y>
       <width>93</width>
       <height>28</height>
      </rect>
     </property>
     <property name="text">
      <string>allez a courrier</string>
     </property>
    </widget>
   </widget>
  </widget>
 </widget>
 <resources/>
 <connections/>
</ui>
